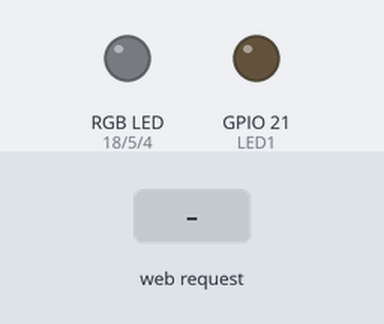
Recording of a sketch running on a simulated ESP32. On the bench: an RGB LED mixed from three pins (HIGH = lit), output pins drawn as LEDs (lit = HIGH). The inputs (shaded band) are chosen by the test bench. WiFi joins after 1.5 s; servers stay silent unless stated; what the sketch prints to the serial monitor is not drawn.

Above: at 2.7 s.
2.8 s: HTTP request GET /B received
At 4.0 s:
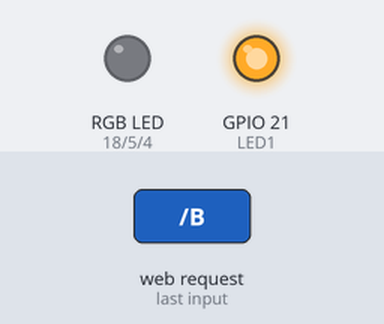
4.3 s: HTTP request GET /A received
At 5.4 s:
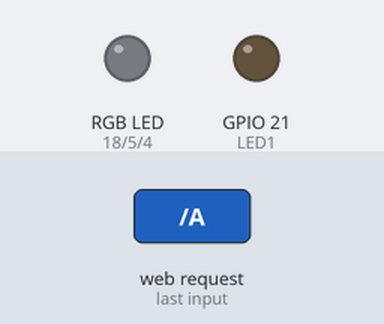
Timing chart, 0 to 7.3 s (numbered marks = the images above; inputs shaded):
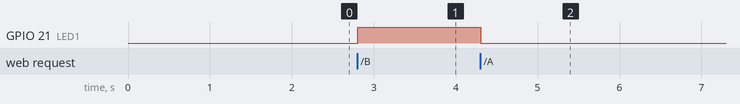

The sketch:

esp_code.ino
```cpp
#include <WiFi.h>

const char *ssid = "dulik";  // Your WiFi SSID
const char *password = "asdjkl1234567890";  // Your WiFi Password
const int LED1 = 21;  // Pin connected to the single LED
const int RED_PIN = 18;  // Pin connected to the red channel of the RGB LED
const int GREEN_PIN = 5;  // Pin connected to the green channel of the RGB LED
const int BLUE_PIN = 4;  // Pin connected to the blue channel of the RGB LED

WiFiServer server(80);  // Create a server that listens on port 80

// Webpage content
String webpage = R"rawliteral(
<!DOCTYPE html>
<html>
<head>
    <meta charset="UTF-8">
    <meta name="viewport" content="width=device-width, initial-scale=1.0">

    <title>Web interface</title>
    <style>
        body {
            margin: 0;
            background-color: rgb(36, 36, 36);
            padding: 0;
            font-family: Arial, sans-serif;
            text-align: center;
        }
        h1 {
            text-align: center;
            font-family: Arial, sans-serif;
            background-color: rgb(0, 57, 110);
            color: white;
            padding: 10px 20px;
            margin: 0;
        }
        p {
            font-family: Arial, sans-serif;
            color: white;
            margin: 20px;
            text-align: center;
            font-size: 20px;
            margin-top: 60px;
        }


        button:hover {
            background-color: rgb(0, 66, 128);
        }

        button {
            text-align: center;
            font-family: Arial, sans-serif;
            background-color: rgb(0, 94, 182);
            color: white;
            padding: 35px 70px;
            border: none;
            border-radius: 5px;
            font-size: 16px;
            margin: 10px;
            cursor: pointer;
        }
        .slider{
            width: 300px;
            margin-top: 30px;

        }

        h2 {
            margin: 0;
        }

    </style>
</head>
<body>
    <h1>Web interface for lights and sensors</h1>
    <p>Use the buttons below to control LED1</p>
    <button onclick="sendCommand('A')">Turn LED1 OFF</button>
    <button onclick="sendCommand('B')">Turn LED1 ON</button>

    <p>Use sliders to set RGB values for LED2</p>
    <div>
        R <input type="range" min="0" max="255" id="redSlider" class="slider" oninput="updateValue('redValue', this.value)">
        <span id="redValue">0</span>
    </div>
    <div>
        G <input type="range" min="0" max="255" id="greenSlider" class="slider" oninput="updateValue('greenValue', this.value)">
        <span id="greenValue">0</span>
    </div>
    <div>
        B <input type="range" min="0" max="255" id="blueSlider" class="slider" oninput="updateValue('blueValue', this.value)">
        <span id="blueValue">0</span>
    </div>
    <button onclick="sendRGB()">Set RGB</button>

    <script>
        function updateValue(id, value) {
            document.getElementById(id).textContent = value;
        }

        function sendCommand(command) {
            fetch(`/${command}`).then(response => {
                if (response.ok) {
                    console.log(`Command ${command} sent successfully.`);
                } else {
                    console.error(`Error sending command ${command}.`);
                }
            });
        }

        function sendRGB() {
            const red = document.getElementById("redSlider").value;
            const green = document.getElementById("greenSlider").value;
            const blue = document.getElementById("blueSlider").value;

            fetch(`/rgb?red=${red}&green=${green}&blue=${blue}`).then(response => {
                if (response.ok) {
                    console.log(`RGB values sent: R=${red}, G=${green}, B=${blue}`);
                } else {
                    console.error("Error sending RGB values.");
                }
            });
        }
    </script>
</body>
</html>

)rawliteral";

void setup() {
    Serial.begin(115200);

    // Initialize pins
    pinMode(LED1, OUTPUT);
    pinMode(RED_PIN, OUTPUT);
    pinMode(GREEN_PIN, OUTPUT);
    pinMode(BLUE_PIN, OUTPUT);

    // Connect to Wi-Fi
    Serial.print("Connecting to ");
    Serial.println(ssid);
    WiFi.begin(ssid, password);
    while (WiFi.status() != WL_CONNECTED) {
        delay(500);
        Serial.print(".");
    }
    Serial.println("\nWiFi connected.");
    Serial.print("IP address: ");
    Serial.println(WiFi.localIP());

    server.begin();  // Start the server
}

void loop() {
    WiFiClient client = server.available();  // Check if a client is connected

    if (client) {
        Serial.println("New Client.");
        String request = "";
        while (client.connected()) {
            if (client.available()) {
                char c = client.read();
                request += c;

                // Stop reading when the request ends
                if (request.endsWith("\r\n\r\n")) break;
            }
        }

        // Process the request
        if (request.indexOf("GET /A") >= 0) {
            digitalWrite(LED1, LOW);  // Turn LED1 OFF
            Serial.println("LED1 OFF");
        } else if (request.indexOf("GET /B") >= 0) {
            digitalWrite(LED1, HIGH);  // Turn LED1 ON
            Serial.println("LED1 ON");
        } else if (request.indexOf("GET /rgb") >= 0) {
            int red = getValue(request, "red");
            int green = getValue(request, "green");
            int blue = getValue(request, "blue");

            analogWrite(RED_PIN, red);
            analogWrite(GREEN_PIN, green);
            analogWrite(BLUE_PIN, blue);

            Serial.printf("Set RGB to R:%d G:%d B:%d\n", red, green, blue);
        }

        // Serve the webpage
        client.println("HTTP/1.1 200 OK");
        client.println("Content-type:text/html");
        client.println();
        client.println(webpage);
        client.println();

        client.stop();  // Close the connection
        Serial.println("Client disconnected.");
    }
}

// Function to parse a parameter value from the request
int getValue(String request, String key) {
    int startIndex = request.indexOf(key + "=") + key.length() + 1;
    int endIndex = request.indexOf("&", startIndex);
    if (endIndex == -1) endIndex = request.indexOf(" ", startIndex);
    return request.substring(startIndex, endIndex).toInt();
}
```

Measured:
- after the input at 2.8 s, GPIO 21 (LED1): LOW → HIGH at once
- after the input at 4.3 s, GPIO 21 (LED1): HIGH → LOW at once
